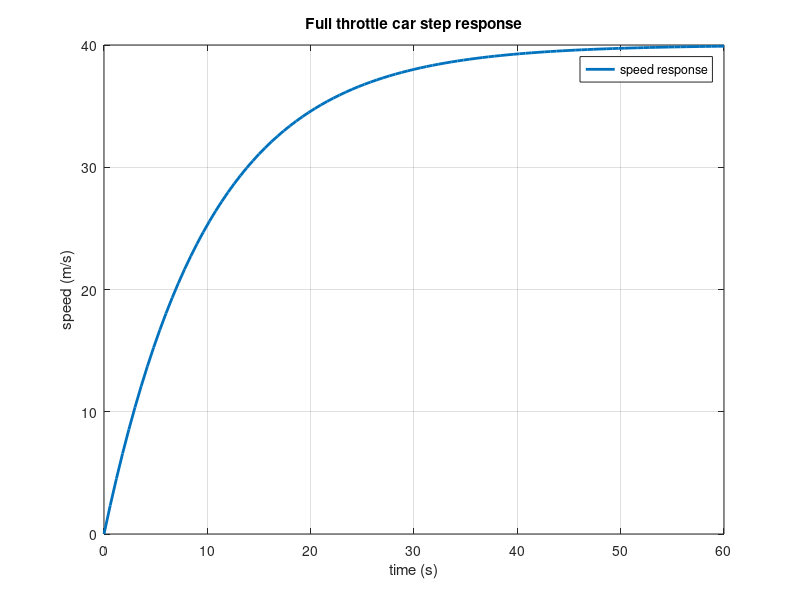
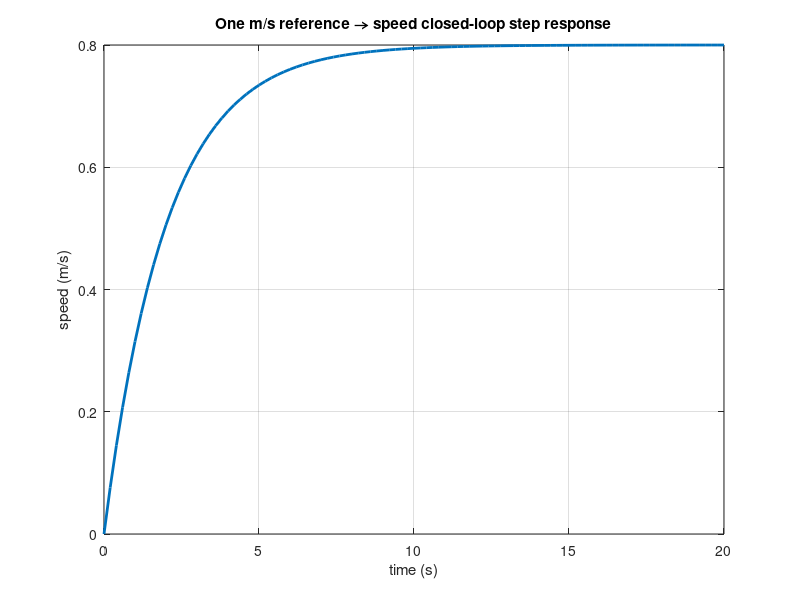
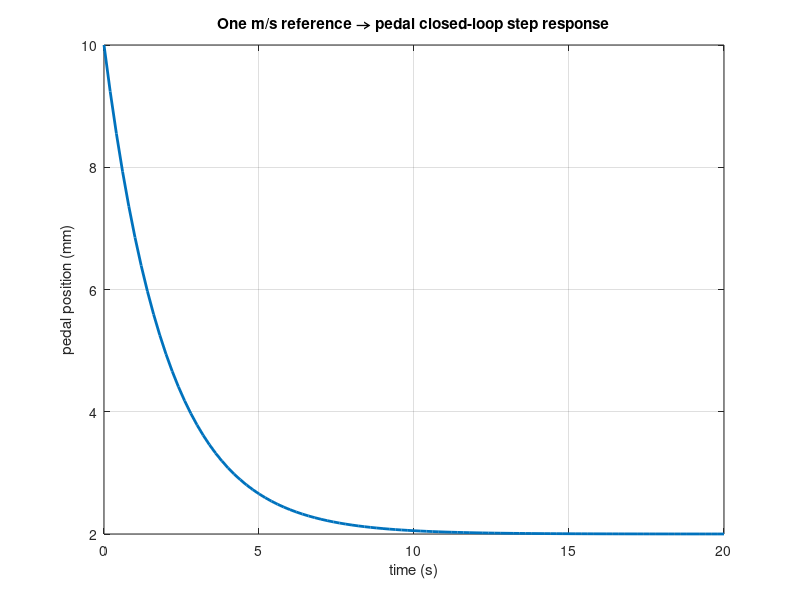
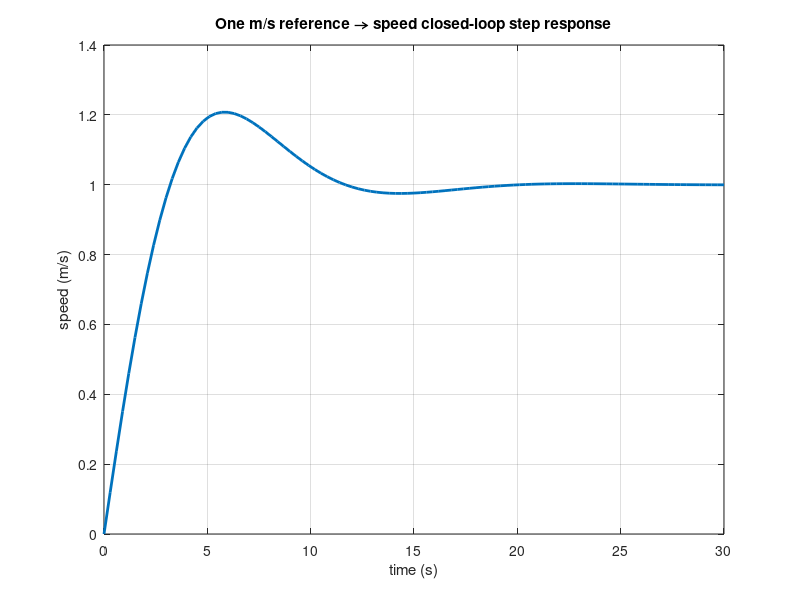

Write the MATLAB code that produced these figures, in order.
%%%%%%%%%%%%%%%%%%%%%%%%%%%%%%%%%%%%%%%%%%%%%%%%%%%%%%%%%%%%%%%%%%%%%%%%%%%
%%%%%%%%%%%%%%%%%% MAE143B Spring 2025, Problem Session 1 %%%%%%%%%%%%%%%%%
%%%%%%%%%%%%%%%%%%%%%%%%%%%%%%%%%%%%%%%%%%%%%%%%%%%%%%%%%%%%%%%%%%%%%%%%%%%
clear; clc; close all;

%% Part a) Plotting the Step Response
car = tf(0.04, [1 .1])
[y,t] = step(car);

figure
plot(t,y*100,'LineWidth',2)
title('Full throttle car step response')
xlabel('time (s)')
ylabel('speed (m/s)')
legend('speed response')
grid on

%% Part b) P-control
Kp=10; pcontrol = tf(Kp,1)
pcloop = feedback(pcontrol*car,1)
uloop = feedback(pcontrol, car)

figure
[y,t] = step(pcloop);
plot(t,y,'LineWidth',2)
title('One m/s reference → speed closed-loop step response')
xlabel('time (s)')
ylabel('speed (m/s)')
grid on

figure
[y,t] = step(uloop);
plot(t,y,'LineWidth',2)
title('One m/s reference → pedal closed-loop step response')
xlabel('time (s)')
ylabel('pedal position (mm)')
grid on

%% Part c) PI-control
Kp=10; Ki=5; picontrol = tf([Kp Ki],[1 0])
picloop = feedback(picontrol*car,1)
cpiloop = feedback(picontrol, car)
isstable(picloop)

figure
[y,t] = step(picloop);
plot(t,y,'LineWidth',2)
title('One m/s reference → speed closed-loop step response')
xlabel('time (s)')
ylabel('speed (m/s)')
grid on

figure
[y,t] = step(cpiloop);
plot(t,y,'LineWidth',2)
title('One m/s reference → pedal closed-loop step response')
xlabel('time (s)')
ylabel('pedal position (mm)')
grid on